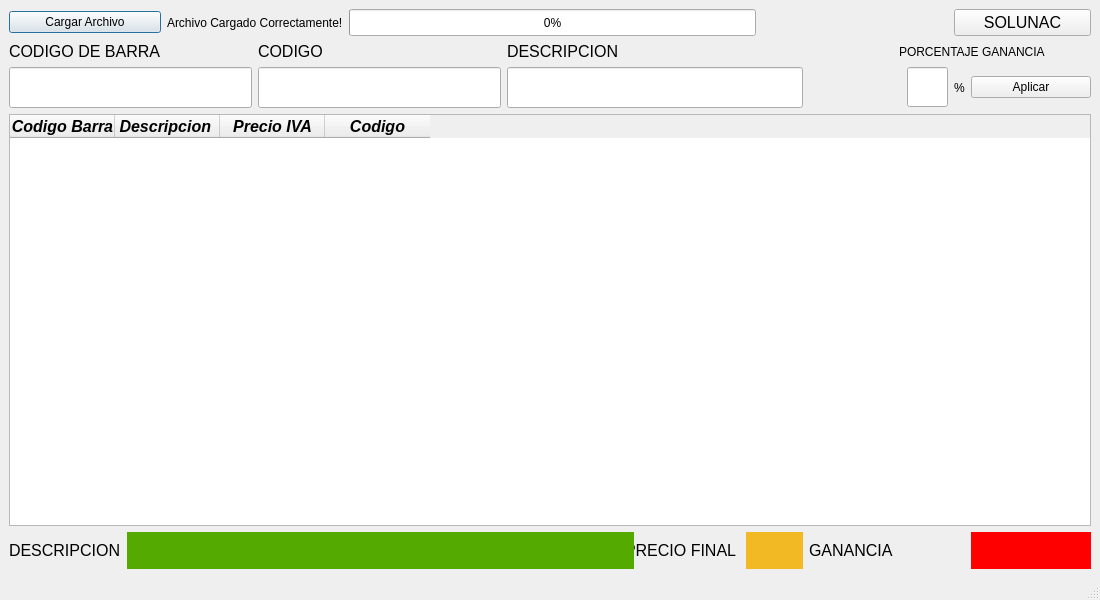
<?xml version="1.0" encoding="UTF-8"?>
<ui version="4.0">
 <class>MainWindow</class>
 <widget class="QMainWindow" name="MainWindow">
  <property name="windowModality">
   <enum>Qt::NonModal</enum>
  </property>
  <property name="geometry">
   <rect>
    <x>0</x>
    <y>0</y>
    <width>1100</width>
    <height>600</height>
   </rect>
  </property>
  <property name="minimumSize">
   <size>
    <width>1097</width>
    <height>600</height>
   </size>
  </property>
  <property name="maximumSize">
   <size>
    <width>1407</width>
    <height>600</height>
   </size>
  </property>
  <property name="windowTitle">
   <string>Buscador Excel</string>
  </property>
  <property name="windowIcon">
   <iconset>
    <normaloff>search.png</normaloff>search.png</iconset>
  </property>
  <property name="autoFillBackground">
   <bool>true</bool>
  </property>
  <property name="styleSheet">
   <string notr="true">font: 25 8pt &quot;Microsoft YaHei UI Light&quot;;
font: 12pt &quot;MS Shell Dlg 2&quot;;</string>
  </property>
  <widget class="QWidget" name="centralwidget">
   <layout class="QGridLayout" name="gridLayout">
    <item row="0" column="2" colspan="2">
     <widget class="QLabel" name="l_carga">
      <property name="styleSheet">
       <string notr="true">QLabel{rgb(0, 255, 0)}</string>
      </property>
      <property name="text">
       <string>Archivo Cargado Correctamente!</string>
      </property>
     </widget>
    </item>
    <item row="0" column="11" colspan="2">
     <widget class="QPushButton" name="btn_AcercaDe">
      <property name="maximumSize">
       <size>
        <width>142</width>
        <height>30</height>
       </size>
      </property>
      <property name="font">
       <font>
        <family>MS Shell Dlg 2</family>
        <pointsize>12</pointsize>
        <weight>50</weight>
        <italic>false</italic>
        <bold>false</bold>
       </font>
      </property>
      <property name="text">
       <string>SOLUNAC</string>
      </property>
     </widget>
    </item>
    <item row="0" column="0" colspan="2">
     <widget class="QPushButton" name="btn_cargar">
      <property name="text">
       <string>Cargar Archivo</string>
      </property>
      <property name="default">
       <bool>true</bool>
      </property>
     </widget>
    </item>
    <item row="0" column="4">
     <widget class="QProgressBar" name="barra">
      <property name="minimumSize">
       <size>
        <width>407</width>
        <height>0</height>
       </size>
      </property>
      <property name="maximumSize">
       <size>
        <width>407</width>
        <height>30</height>
       </size>
      </property>
      <property name="value">
       <number>0</number>
      </property>
     </widget>
    </item>
    <item row="4" column="0">
     <widget class="QLabel" name="label_4">
      <property name="baseSize">
       <size>
        <width>2</width>
        <height>2</height>
       </size>
      </property>
      <property name="font">
       <font>
        <family>MS Shell Dlg 2</family>
        <pointsize>12</pointsize>
        <weight>50</weight>
        <italic>false</italic>
        <bold>false</bold>
       </font>
      </property>
      <property name="text">
       <string>DESCRIPCION</string>
      </property>
     </widget>
    </item>
    <item row="4" column="8">
     <widget class="QLabel" name="label_7">
      <property name="enabled">
       <bool>true</bool>
      </property>
      <property name="baseSize">
       <size>
        <width>2</width>
        <height>2</height>
       </size>
      </property>
      <property name="font">
       <font>
        <family>MS Shell Dlg 2</family>
        <pointsize>12</pointsize>
        <weight>50</weight>
        <italic>false</italic>
        <bold>false</bold>
       </font>
      </property>
      <property name="text">
       <string>GANANCIA</string>
      </property>
     </widget>
    </item>
    <item row="1" column="0" colspan="2">
     <widget class="QLabel" name="label">
      <property name="baseSize">
       <size>
        <width>2</width>
        <height>2</height>
       </size>
      </property>
      <property name="font">
       <font>
        <family>MS Shell Dlg 2</family>
        <pointsize>12</pointsize>
        <weight>50</weight>
        <italic>false</italic>
        <bold>false</bold>
       </font>
      </property>
      <property name="text">
       <string>CODIGO DE BARRA</string>
      </property>
     </widget>
    </item>
    <item row="4" column="6">
     <widget class="QLabel" name="label_6">
      <property name="baseSize">
       <size>
        <width>2</width>
        <height>2</height>
       </size>
      </property>
      <property name="font">
       <font>
        <family>MS Shell Dlg 2</family>
        <pointsize>12</pointsize>
        <weight>50</weight>
        <italic>false</italic>
        <bold>false</bold>
       </font>
      </property>
      <property name="text">
       <string>PRECIO FINAL </string>
      </property>
     </widget>
    </item>
    <item row="4" column="1" colspan="5">
     <widget class="QLabel" name="l_descripcion">
      <property name="minimumSize">
       <size>
        <width>507</width>
        <height>30</height>
       </size>
      </property>
      <property name="maximumSize">
       <size>
        <width>16777215</width>
        <height>40</height>
       </size>
      </property>
      <property name="baseSize">
       <size>
        <width>2</width>
        <height>2</height>
       </size>
      </property>
      <property name="font">
       <font>
        <family>MS Shell Dlg 2</family>
        <pointsize>12</pointsize>
        <weight>50</weight>
        <italic>false</italic>
        <bold>false</bold>
       </font>
      </property>
      <property name="mouseTracking">
       <bool>true</bool>
      </property>
      <property name="autoFillBackground">
       <bool>false</bool>
      </property>
      <property name="styleSheet">
       <string notr="true">background-color: rgb(85, 170, 0);</string>
      </property>
      <property name="frameShadow">
       <enum>QFrame::Sunken</enum>
      </property>
      <property name="text">
       <string>&lt;html&gt;&lt;head/&gt;&lt;body&gt;&lt;p&gt;&lt;br/&gt;&lt;/p&gt;&lt;/body&gt;&lt;/html&gt;</string>
      </property>
     </widget>
    </item>
    <item row="3" column="0" colspan="13">
     <widget class="QTableWidget" name="tabla">
      <property name="minimumSize">
       <size>
        <width>898</width>
        <height>0</height>
       </size>
      </property>
      <property name="font">
       <font>
        <family>MS Shell Dlg 2</family>
        <pointsize>12</pointsize>
        <weight>50</weight>
        <italic>false</italic>
        <bold>false</bold>
       </font>
      </property>
      <property name="lineWidth">
       <number>7</number>
      </property>
      <property name="autoScroll">
       <bool>true</bool>
      </property>
      <property name="autoScrollMargin">
       <number>22</number>
      </property>
      <property name="showGrid">
       <bool>true</bool>
      </property>
      <property name="gridStyle">
       <enum>Qt::DashLine</enum>
      </property>
      <property name="rowCount">
       <number>0</number>
      </property>
      <property name="columnCount">
       <number>4</number>
      </property>
      <attribute name="horizontalHeaderDefaultSectionSize">
       <number>105</number>
      </attribute>
      <attribute name="horizontalHeaderMinimumSectionSize">
       <number>48</number>
      </attribute>
      <attribute name="verticalHeaderDefaultSectionSize">
       <number>34</number>
      </attribute>
      <attribute name="verticalHeaderMinimumSectionSize">
       <number>30</number>
      </attribute>
      <column>
       <property name="text">
        <string>Codigo Barra</string>
       </property>
       <property name="font">
        <font>
         <pointsize>12</pointsize>
         <weight>75</weight>
         <italic>true</italic>
         <bold>true</bold>
         <underline>false</underline>
         <kerning>true</kerning>
        </font>
       </property>
      </column>
      <column>
       <property name="text">
        <string>Descripcion </string>
       </property>
       <property name="font">
        <font>
         <pointsize>12</pointsize>
         <weight>75</weight>
         <italic>true</italic>
         <bold>true</bold>
        </font>
       </property>
      </column>
      <column>
       <property name="text">
        <string>Precio IVA</string>
       </property>
       <property name="font">
        <font>
         <pointsize>12</pointsize>
         <weight>75</weight>
         <italic>true</italic>
         <bold>true</bold>
        </font>
       </property>
      </column>
      <column>
       <property name="text">
        <string>Codigo</string>
       </property>
       <property name="font">
        <font>
         <pointsize>12</pointsize>
         <weight>75</weight>
         <italic>true</italic>
         <bold>true</bold>
        </font>
       </property>
      </column>
     </widget>
    </item>
    <item row="4" column="7">
     <widget class="QLabel" name="l_precio_iva">
      <property name="minimumSize">
       <size>
        <width>57</width>
        <height>30</height>
       </size>
      </property>
      <property name="maximumSize">
       <size>
        <width>16777215</width>
        <height>40</height>
       </size>
      </property>
      <property name="baseSize">
       <size>
        <width>2</width>
        <height>2</height>
       </size>
      </property>
      <property name="font">
       <font>
        <family>MS Shell Dlg 2</family>
        <pointsize>12</pointsize>
        <weight>50</weight>
        <italic>false</italic>
        <bold>false</bold>
       </font>
      </property>
      <property name="mouseTracking">
       <bool>true</bool>
      </property>
      <property name="autoFillBackground">
       <bool>false</bool>
      </property>
      <property name="styleSheet">
       <string notr="true">
background-color: rgb(243, 185, 37);</string>
      </property>
      <property name="frameShadow">
       <enum>QFrame::Sunken</enum>
      </property>
      <property name="text">
       <string>&lt;html&gt;&lt;head/&gt;&lt;body&gt;&lt;p&gt;&lt;br/&gt;&lt;/p&gt;&lt;/body&gt;&lt;/html&gt;</string>
      </property>
     </widget>
    </item>
    <item row="1" column="3">
     <widget class="QLabel" name="label_2">
      <property name="font">
       <font>
        <family>MS Shell Dlg 2</family>
        <pointsize>12</pointsize>
        <weight>50</weight>
        <italic>false</italic>
        <bold>false</bold>
       </font>
      </property>
      <property name="text">
       <string>CODIGO</string>
      </property>
     </widget>
    </item>
    <item row="2" column="12">
     <widget class="QPushButton" name="btn_aplicar">
      <property name="text">
       <string>Aplicar</string>
      </property>
     </widget>
    </item>
    <item row="2" column="3" colspan="2">
     <widget class="QLineEdit" name="l_cod">
      <property name="minimumSize">
       <size>
        <width>241</width>
        <height>41</height>
       </size>
      </property>
     </widget>
    </item>
    <item row="2" column="10">
     <widget class="QLineEdit" name="l_porc_b">
      <property name="minimumSize">
       <size>
        <width>41</width>
        <height>29</height>
       </size>
      </property>
      <property name="maximumSize">
       <size>
        <width>40</width>
        <height>40</height>
       </size>
      </property>
     </widget>
    </item>
    <item row="2" column="11">
     <widget class="QLabel" name="label_8">
      <property name="text">
       <string>%</string>
      </property>
     </widget>
    </item>
    <item row="2" column="0" colspan="3">
     <widget class="QLineEdit" name="l_cod_b">
      <property name="minimumSize">
       <size>
        <width>241</width>
        <height>41</height>
       </size>
      </property>
      <property name="maxLength">
       <number>15</number>
      </property>
     </widget>
    </item>
    <item row="1" column="5">
     <widget class="QLabel" name="label_3">
      <property name="font">
       <font>
        <family>MS Shell Dlg 2</family>
        <pointsize>12</pointsize>
        <weight>50</weight>
        <italic>false</italic>
        <bold>false</bold>
       </font>
      </property>
      <property name="text">
       <string>DESCRIPCION</string>
      </property>
     </widget>
    </item>
    <item row="2" column="5" colspan="3">
     <widget class="QLineEdit" name="l_des">
      <property name="minimumSize">
       <size>
        <width>241</width>
        <height>41</height>
       </size>
      </property>
     </widget>
    </item>
    <item row="1" column="9" colspan="4">
     <widget class="QLabel" name="label_5">
      <property name="minimumSize">
       <size>
        <width>192</width>
        <height>0</height>
       </size>
      </property>
      <property name="text">
       <string>PORCENTAJE GANANCIA</string>
      </property>
     </widget>
    </item>
    <item row="4" column="12">
     <widget class="QLabel" name="l_ganancia">
      <property name="minimumSize">
       <size>
        <width>120</width>
        <height>30</height>
       </size>
      </property>
      <property name="maximumSize">
       <size>
        <width>16777215</width>
        <height>40</height>
       </size>
      </property>
      <property name="baseSize">
       <size>
        <width>2</width>
        <height>2</height>
       </size>
      </property>
      <property name="font">
       <font>
        <family>MS Shell Dlg 2</family>
        <pointsize>12</pointsize>
        <weight>50</weight>
        <italic>false</italic>
        <bold>false</bold>
       </font>
      </property>
      <property name="mouseTracking">
       <bool>true</bool>
      </property>
      <property name="autoFillBackground">
       <bool>false</bool>
      </property>
      <property name="styleSheet">
       <string notr="true">background-color: rgb(255, 0, 0);</string>
      </property>
      <property name="frameShadow">
       <enum>QFrame::Sunken</enum>
      </property>
      <property name="text">
       <string>&lt;html&gt;&lt;head/&gt;&lt;body&gt;&lt;p&gt;&lt;br/&gt;&lt;/p&gt;&lt;/body&gt;&lt;/html&gt;</string>
      </property>
     </widget>
    </item>
   </layout>
  </widget>
  <widget class="QStatusBar" name="statusbar"/>
  <action name="actionSOLUNAC">
   <property name="text">
    <string>SOLUNAC</string>
   </property>
  </action>
 </widget>
 <resources/>
 <connections/>
</ui>
